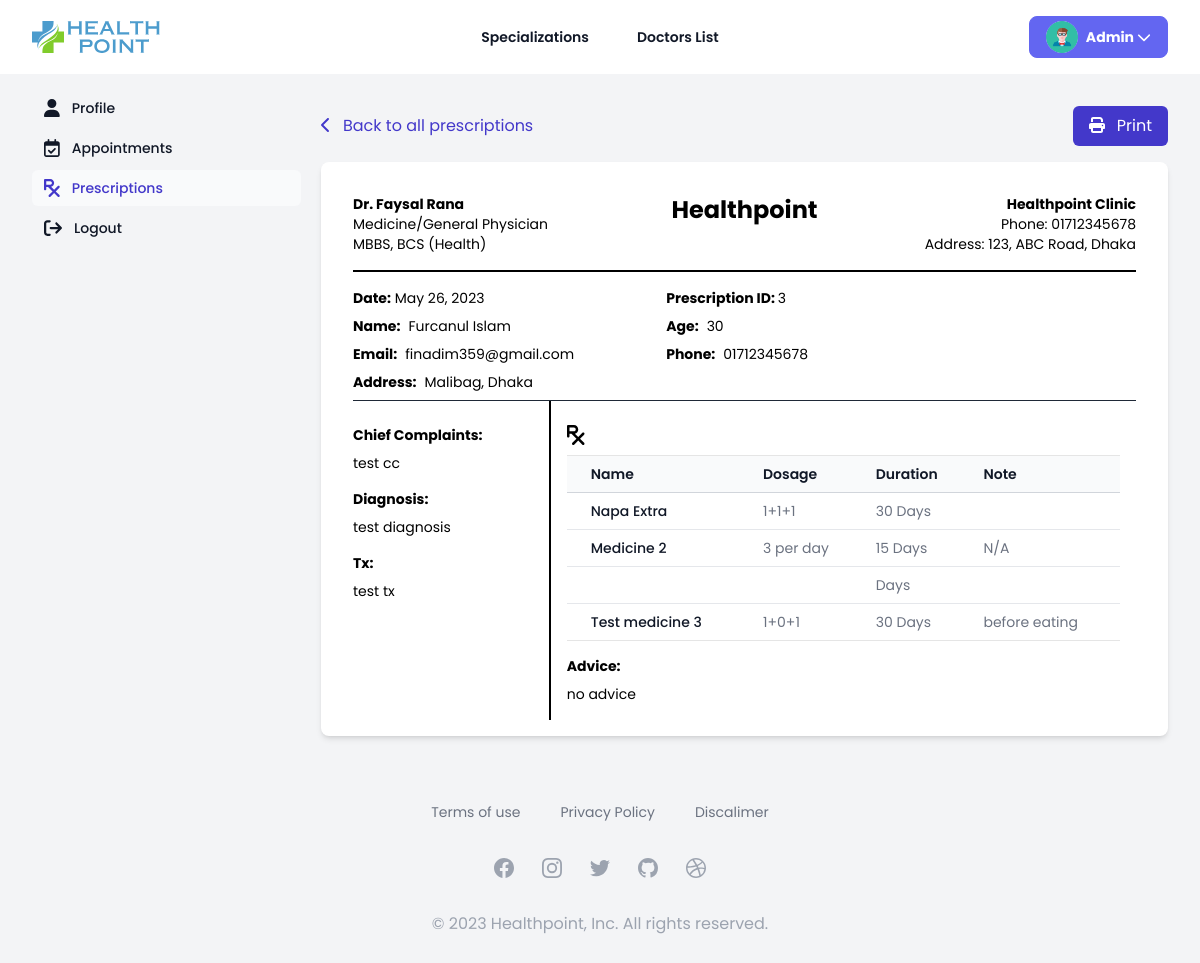
/patient/prescriptions/3/ (signed in), run on the app's committed database.
### core/models.py (models this page shows, shortened)
class Patient(models.Model):
    user = models.OneToOneField(User, on_delete=models.CASCADE, null=True)
    name = models.CharField(max_length=100)
    age = models.IntegerField(null=True, blank=True)
    phone = models.CharField(max_length=100)
    address = models.CharField(max_length=100)
    image = models.ImageField(upload_to='images/patients/', null=True, blank=True)

class Prescription(models.Model):
    patient = models.ForeignKey(Patient, on_delete=models.SET_NULL, null=True)
    appointment = models.ForeignKey(Appointment, related_name='prescription', on_delete=models.SET_NULL, null=True, blank=True)
    name = models.CharField(max_length=100, null=True, blank=True)
    age = models.IntegerField(null=True, blank=True)
    email = models.CharField(max_length=100, null=True, blank=True)
    phone = models.CharField(max_length=100, null=True, blank=True)
    address = models.CharField(max_length=100, null=True, blank=True)
    doctor = models.ForeignKey(Doctor, on_delete=models.SET_NULL, null=True)
    date = models.DateField(auto_now_add=True)
    cc = models.TextField(null=True, blank=True)
    diagnosis = models.TextField(null=True, blank=True)
    tx = models.TextField(null=True, blank=True)
    advice = models.TextField(null=True, blank=True)
    followup = models.DateField(null=True, blank=True)

class Doctor(models.Model):
    user = models.OneToOneField(User, on_delete=models.CASCADE, null=True)
    name = models.CharField(max_length=100)
    workplace = models.CharField(max_length=100, default="N/A")
    degree = models.CharField(max_length=100, null=True, blank=True)
    speciality = models.ForeignKey(Speciality, on_delete=models.SET_NULL, null=True)
    bmdc = models.IntegerField()
    phone = models.CharField(max_length=100)
    address = models.CharField(max_length=100)
    image = models.ImageField(upload_to='images/doctors/', null=True, blank=True)
    schedules = models.ManyToManyField(Schedules)
    consultation = models.IntegerField()
    followup = models.IntegerField()
    percentage = models.IntegerField()
    bio = models.TextField(null=True, blank=True)

class Speciality(models.Model):
    name = models.CharField(max_length=100)
    slug = models.SlugField(max_length=100, null=True, blank=True, unique=True)
    icon = models.ImageField(upload_to='images/specialty/')

class Medication(models.Model):
    name = models.CharField(max_length=100)
    dosage = models.CharField(max_length=100)
    duration = models.CharField(max_length=100)
    note = models.CharField(max_length=100, null=True)
    prescription = models.ForeignKey('Prescription', related_name='medications', on_delete=models.CASCADE, null=True, blank=True)

### core/views.py (the view)
# urls.py: path('patient/prescriptions/<int:pk>/', views.patient_prescription, name='patient-prescription'),
@login_required(login_url="/login")
def patient_prescription(request, pk):
    if not request.user.is_patient():
        return redirect('/')
    data ={}
    data['patient'] = Patient.objects.get(user=request.user)
    try:
        data['prescription'] = Prescription.objects.get(pk=pk, patient=data['patient'])
    except:
        return redirect('patient-prescriptions')
    data['url'] = url
    return render(request, 'patient/prescription.html', data)

### core/models.py (called while the page is built)
def get_user_role(self):
    if Doctor.objects.filter(user=self).exists():
        return 'doctor'
    elif Patient.objects.filter(user=self).exists():
        return 'patient'
    elif self.is_superuser:
        return 'admin'

def get_profile_picture(self):
    if self.get_user_role() == 'doctor':
        return Doctor.objects.get(user=self).image
    elif self.get_user_role() == 'patient':
        return Patient.objects.get(user=self).image

def is_patient(self):
    if Patient.objects.filter(user=self).exists():
        return True
    else:
        return False

### templates/patient/prescription.html (shortened to what this page needs)
{% extends './base.html' %} {% load static %} {% block patient %}
<div>
    <div class="print:hidden my-4 flex justify-between items-center">
        <a class="text-indigo-700 hover:text-indigo-800 hover:underline" href="{% url 'patient-prescriptions' %}"><i class="fa-solid fa-chevron-left mr-3"></i>Back to all prescriptions</a>
        <button onclick="window.print()" class="bg-indigo-700 hover:bg-indigo-800 text-white px-4 py-2 rounded-md"><i class="fa-solid fa-print mr-3"></i>Print</button>
    </div>
    <div
    id="prescription"
    class="mt-4 max-w-7xl mx-auto px-4 sm:px-6 md:px-8 bg-white shadow-md rounded-lg p-4 print:rounded-none print:m-0 print:shadow-none print:border-0 print:py-0 print:px-0"
>
    <div
        class="grid grid-cols-3 border-b-2 border-black py-4 print:pt-0"
    >
        <div class="text-sm">
            <h1 class="font-bold">{{prescription.doctor.name}}</h1>
            <p>{{prescription.doctor.speciality.name}}</p>
            <p>{{prescription.doctor.degree}}</p>
        </div>
        <div>
            <h1 class="font-bold text-center text-2xl">Healthpoint</h1>
        </div>
        <div class="text-right text-sm">
            <h1 class="font-bold">Healthpoint Clinic</h1>
            <p>Phone: 01712345678</p>
            <p>Address: 123, ABC Road, Dhaka</p>
        </div>
    </div>
    <div class="grid grid-cols-5 mt-4 text-sm pb-2 border-b border-gray-800">
        <div class="col-span-2">
            <p>
                <span class="font-bold">Date:</span>
                {{prescription.date}}
            </p>
            <h1 class="mt-2 flex items-center">
                <span class="font-bold mr-2">Name:</span>
                <span class=""> {{prescription.name}}</span>
            </h1>
            <p class="mt-2 flex items-center">
                <span class="font-bold mr-2">Email: </span
                ><span class=""> {{prescription.email}}</span>
            </p>
            <p class="mt-2 flex items-center">
                <span class="font-bold mr-2">Address: </span>
                <span class="">{{prescription.address}}</span>
            </p>
        </div>
        <div class="col-span-2">
            <p>
                <span class="font-bold">Prescription ID: </span
                >{{prescription.id}}
            </p>
            <h1 class="mt-2 flex items-center">
                <span class="font-bold mr-2">Age:</span>
                <span class="">{{prescription.age}}</span>
            </h1>
            <p class="mt-2 flex items-center">
                <span class="font-bold mr-2">Phone: </span
                ><span class="">{{prescription.phone}}</span>
            </p>
        </div>
        <div>
        </div>
    </div>
    <div class="grid grid-cols-4 text-sm">
        <div class="py-2 pr-4">
            <div>
                <h2 class="mb-2 mt-4 font-bold">Chief Complaints:</h2>
                <p class="">{{prescription.cc}}</p>
            </div>
            <div>
                <h2 class="mb-2 mt-4 font-bold">Diagnosis:</h2>
                <p class="">{{prescription.diagnosis}}</p>
            </div>
            <div>
                <h2 class="mb-2 mt-4 font-bold">Tx:</h2>
                <p class="">{{prescription.tx}}</p>
            </div>
        </div>
        <div class="col-span-3 border-l-2 border-black p-4">
            <div>
                <i class="mt-2 fa-solid fa-prescription text-xl"></i>
                <div class="px-4 sm:px-6 lg:px-8">
                    <div class="mt-2 flex flex-col">
                        <div
                            class="-my-2 -mx-4 overflow-x-auto sm:-mx-6 lg:-mx-8"
                        >
                            <div
                                class="inline-block min-w-full py-2 align-middle"
                            >
                                <div
                                    class="overflow-hidden ring-1 ring-black ring-opacity-10"
                                >
                                    <table
                                        class="min-w-full divide-y divide-gray-300"
                                    >
                                        <thead class="bg-gray-50">
                                            <tr>
                                                <th
                                                    scope="col"
                                                    class="py-2 pl-4 pr-3 text-left text-sm font-semibold text-gray-900 sm:pl-6"
                                                >
                                                    Name
                                                </th>
                                                <th
                                                    scope="col"
                                                    class="px-3 py-2 text-left text-sm font-semibold text-gray-900"
                                                >
                                                    Dosage
                                                </th>
                                                <th
                                                    scope="col"
                                                    class="px-3 py-2 text-left text-sm font-semibold text-gray-900"
                                                >
                                                    Duration
                                                </th>
                                                <th
                                                    scope="col"
                                                    class="px-3 py-2 text-left text-sm font-semibold text-gray-900"
                                                >
                                                    Note
                                                </th>
                                            </tr>
                                        </thead>
                                        <tbody
                                            class="divide-y divide-gray-200 bg-white"
                                        >
                                                {% for medicine in prescription.medications.all %}
                                            <tr>
                                                <td
                                                    class="whitespace-nowrap py-2 pl-4 pr-3 text-sm font-medium text-gray-900 sm:pl-6"
                                                >
                                                    {{medicine.name}}
                                                </td>
                                                <td
                                                    class="whitespace-nowrap px-3 py-2 text-sm text-gray-500"
                                                >
                                                    {{medicine.dosage}}
                                                </td>
                                                <td
                                                    class="whitespace-nowrap px-3 py-2 text-sm text-gray-500"
                                                >
                                                    {{medicine.duration}} Days
                                                </td>
                                                <td
                                                    class="whitespace-nowrap px-3 py-2 text-sm text-gray-500"
                                                >
                                                    {{medicine.note}}
                                                </td>
                                            </tr>
                                            {% endfor %}
                                        </tbody>
                                    </table>
                                </div>
                            </div>
                        </div>
                    </div>
                </div>
            </div>
            <div>
                <h2 class="mb-2 mt-4 font-bold">Advice:</h2>
                <p class="">{{prescription.advice}}</p>
            </div>
        </div>
    </div>
</div></div>
{% endblock %}

### templates/landing/base.html (shortened to what this page needs)
{% extends '../base.html' %} {% block main %}{% load static %}
<div class="w-full min-h-screen flex flex-col justify-between gap-4">
    <header class="block print:hidden bg-white sticky top-0 z-10">
        <nav
            class="mx-auto flex max-w-7xl items-center justify-between px-6 py-4 lg:px-8"
            aria-label="Global"
        >
            <div class="flex lg:flex-1">
                <a href="{% url 'landing' %}" class="-m-1.5 p-1.5">
                    <img
                        class="h-8 w-auto"
                        src="{% static 'images/logo/logo.svg' %}"
                        alt=""
                    />
                </a>
            </div>
            <div class="hidden lg:flex lg:gap-x-12">
                <a
                    href="{% url 'specialities' %}"
                    class="text-sm font-semibold leading-6 text-gray-900 hover:text-gray-700 hover:underline"
                    >Specializations</a
                >
                <a
                    href="{% url 'doctor-all' %}"
                    class="text-sm font-semibold leading-6 text-gray-900 hover:text-gray-700 hover:underline"
                    >Doctors List</a
                >
            </div>
            <div class="hidden lg:flex lg:flex-1 lg:justify-end">
                {% if user.is_authenticated %}
                <div class="ml-3 relative">
                    <div>
                        <button
                            type="button"
                            class="bg-indigo-500 text-white rounded-lg flex text-sm font-bold border border-indigo-500 focus:outline-none focus:ring-2 focus:ring-offset-2 focus:ring-indigo-500 px-4 py-1 text-black font-bold flex items-center justify-between gap-2"
                            id="user-menu-button"
                            aria-expanded="false"
                            aria-haspopup="true"
                            onclick="toggleUserMenu()"
                        >
                            <img id="" class="object-contain h-8 w-8 rounded-full" src="/media/{{user.get_profile_picture}}"/>
                            <span>
                                {% if user.first_name %} {{user.first_name}} {% else %} {{user.username}} {% endif %}
                                <i class="fa-solid fa-chevron-down"></i
                            ></span>
                        </button>
                    </div>
                </div>
                {% endif %}
            </div>
        </nav>
    </header>
    {% block content%} {% endblock %}
    <footer class="block print:hidden relative mt-auto bottom-0">
        <div
            class="max-w-7xl mx-auto py-12 px-4 overflow-hidden sm:px-6 lg:px-8"
        >
            <nav
                class="-mx-5 -my-2 flex flex-wrap justify-center"
                aria-label="Footer"
            >
                <div class="px-5 py-2">
                    <a
                        href="{% url 'terms' %}"
                        class="text-sm text-gray-500 hover:text-gray-900"
                    >
                        Terms of use
                    </a>
                </div>
                <div class="px-5 py-2">
                    <a
                        href="{% url 'privacy' %}"
                        class="text-sm text-gray-500 hover:text-gray-900"
                    >
                        Privacy Policy
                    </a>
                </div>
                <div class="px-5 py-2">
                    <a
                        href="{% url 'disclaimer' %}"
                        class="text-sm text-gray-500 hover:text-gray-900"
                    >
                        Discalimer
                    </a>
                </div>
            </nav>
            <div class="mt-8 flex justify-center space-x-6">
                <a href="#" class="text-gray-400 hover:text-gray-500">
                </a>
                <a href="#" class="text-gray-400 hover:text-gray-500">
                </a>
                <a href="#" class="text-gray-400 hover:text-gray-500">
                </a>
                <a href="#" class="text-gray-400 hover:text-gray-500">
                </a>
                <a href="#" class="text-gray-400 hover:text-gray-500">
                </a>
            </div>
            <p class="mt-8 text-center text-base text-gray-400">
                &copy; 2023 Healthpoint, Inc. All rights reserved.
            </p>
        </div>
    </footer>
</div>
{% include './auth/logoutModal.html' %} {% endblock %}

### data on the page
Prescription: doctor.name "Dr. Faysal Rana", doctor.speciality.name "Medicine/General Physician", doctor.degree "MBBS, BCS (Health)", date "May 26, 2023", name "Furcanul Islam", email "finadim359@gmail.com", address "Malibag, Dhaka", id "3", age "30", phone "01712345678", cc "test cc", diagnosis "test diagnosis", tx "test tx", advice "no advice"
Medication: name "Napa Extra", dosage "1+1+1", duration "30"
Medication: name "Medicine 2", dosage "3 per day", duration "15", note "N/A"
Medication: name "Test medicine 3", dosage "1+0+1", duration "30", note "before eating"

### other printed values
{{ user.first_name }} "Admin"
